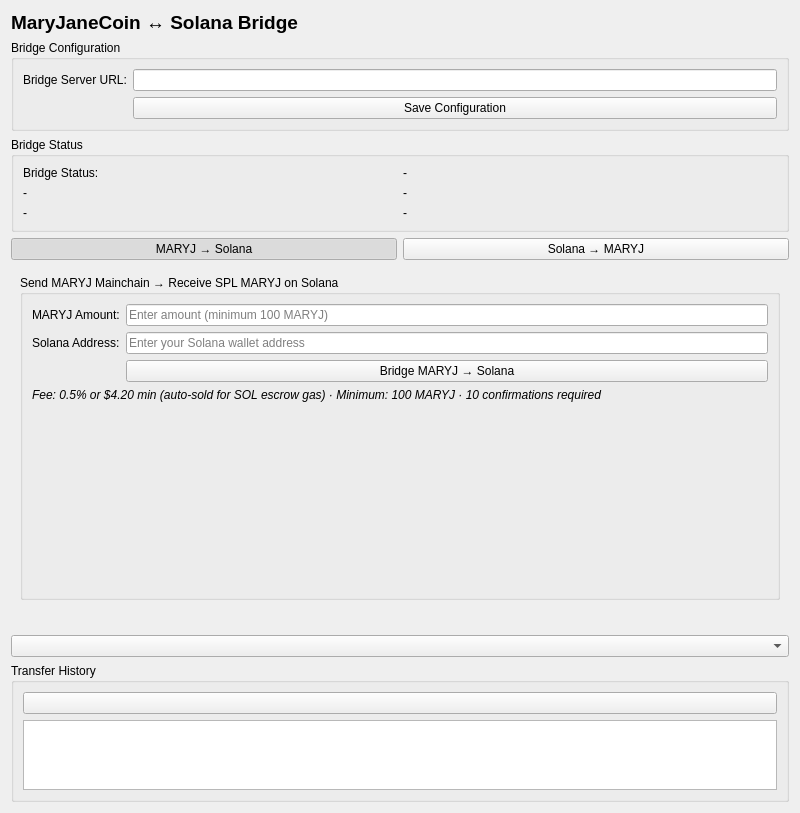
<?xml version="1.0" encoding="UTF-8"?>
<ui version="4.0">
 <class>BridgePage</class>
 <widget class="QWidget" name="BridgePage">
  <property name="geometry">
   <rect>
    <x>0</x>
    <y>0</y>
    <width>800</width>
    <height>600</height>
   </rect>
  </property>
  <property name="windowTitle">
   <string>Bridge</string>
  </property>
  <layout class="QVBoxLayout" name="verticalLayout">
   <item>
    <widget class="QLabel" name="pageTitle">
     <property name="text">
      <string>&lt;html&gt;&lt;head/&gt;&lt;body&gt;&lt;p&gt;&lt;span style=&quot; font-size:14pt; font-weight:600;&quot;&gt;MaryJaneCoin ↔ Solana Bridge&lt;/span&gt;&lt;/p&gt;&lt;/body&gt;&lt;/html&gt;</string>
     </property>
    </widget>
   </item>
   <!-- Hidden legacy elements -->
   <item>
    <widget class="QGroupBox" name="configGroupBox">
     <property name="title">
      <string>Bridge Configuration</string>
     </property>
     <property name="visible">
      <bool>false</bool>
     </property>
     <layout class="QFormLayout" name="configFormLayout">
      <item row="0" column="0">
       <widget class="QLabel" name="serverUrlLabel">
        <property name="text">
         <string>Bridge Server URL:</string>
        </property>
       </widget>
      </item>
      <item row="0" column="1">
       <widget class="QLineEdit" name="serverUrlEdit"/>
      </item>
      <item row="1" column="1">
       <widget class="QPushButton" name="saveConfigButton">
        <property name="text">
         <string>Save Configuration</string>
        </property>
       </widget>
      </item>
     </layout>
    </widget>
   </item>
   <item>
    <widget class="QGroupBox" name="statusGroupBox">
     <property name="title">
      <string>Bridge Status</string>
     </property>
     <property name="visible">
      <bool>false</bool>
     </property>
     <layout class="QGridLayout" name="statusGridLayout">
      <item row="0" column="0">
       <widget class="QLabel" name="statusLabel">
        <property name="text">
         <string>Bridge Status:</string>
        </property>
       </widget>
      </item>
      <item row="0" column="1">
       <widget class="QLabel" name="maryjanecoinBlockLabel">
        <property name="text">
         <string>-</string>
        </property>
       </widget>
      </item>
      <item row="1" column="0">
       <widget class="QLabel" name="solanaSlotLabel">
        <property name="text">
         <string>-</string>
        </property>
       </widget>
      </item>
      <item row="1" column="1">
       <widget class="QLabel" name="maryjanecoinBalanceLabel">
        <property name="text">
         <string>-</string>
        </property>
       </widget>
      </item>
      <item row="2" column="0">
       <widget class="QLabel" name="solanaBalanceLabel">
        <property name="text">
         <string>-</string>
        </property>
       </widget>
      </item>
      <item row="2" column="1">
       <widget class="QLabel" name="wpotSupplyLabel">
        <property name="text">
         <string>-</string>
        </property>
       </widget>
      </item>
     </layout>
    </widget>
   </item>
   <!-- Direction Toggle Buttons -->
   <item>
    <layout class="QHBoxLayout" name="directionButtonsLayout">
     <item>
      <widget class="QPushButton" name="potToSolButton">
       <property name="text">
        <string>MARYJ → Solana</string>
       </property>
       <property name="checkable">
        <bool>true</bool>
       </property>
       <property name="checked">
        <bool>true</bool>
       </property>
       <property name="autoExclusive">
        <bool>true</bool>
       </property>
       <property name="minimumHeight">
        <number>40</number>
       </property>
      </widget>
     </item>
     <item>
      <widget class="QPushButton" name="solToPotButton">
       <property name="text">
        <string>Solana → MARYJ</string>
       </property>
       <property name="checkable">
        <bool>true</bool>
       </property>
       <property name="autoExclusive">
        <bool>true</bool>
       </property>
       <property name="minimumHeight">
        <number>40</number>
       </property>
      </widget>
     </item>
    </layout>
   </item>
   <!-- Stacked Widget for Direction Content -->
   <item>
    <widget class="QStackedWidget" name="directionStack">
     <!-- Page 0: POT to Solana -->
     <widget class="QWidget" name="potToSolPage">
      <layout class="QVBoxLayout" name="potToSolLayout">
       <item>
        <widget class="QGroupBox" name="transferGroupBox">
         <property name="title">
          <string>Send MARYJ Mainchain → Receive SPL MARYJ on Solana</string>
         </property>
         <layout class="QFormLayout" name="formLayout">
          <item row="0" column="0">
           <widget class="QLabel" name="amountLabel">
            <property name="text">
             <string>MARYJ Amount:</string>
            </property>
           </widget>
          </item>
          <item row="0" column="1">
           <widget class="QLineEdit" name="amountEdit">
            <property name="placeholderText">
             <string>Enter amount (minimum 100 MARYJ)</string>
            </property>
           </widget>
          </item>
          <item row="1" column="0">
           <widget class="QLabel" name="destinationLabel">
            <property name="text">
             <string>Solana Address:</string>
            </property>
           </widget>
          </item>
          <item row="1" column="1">
           <widget class="QLineEdit" name="destinationAddressEdit">
            <property name="placeholderText">
             <string>Enter your Solana wallet address</string>
            </property>
           </widget>
          </item>
          <item row="2" column="1">
           <widget class="QPushButton" name="initiateButton">
            <property name="text">
             <string>Bridge MARYJ → Solana</string>
            </property>
           </widget>
          </item>
          <item row="3" column="0" colspan="2">
           <widget class="QLabel" name="infoLabel">
            <property name="text">
             <string>&lt;html&gt;&lt;body&gt;&lt;p&gt;&lt;span style='font-size:9pt; font-style:italic;'&gt;Fee: 0.5% or $4.20 min (auto-sold for SOL escrow gas) · Minimum: 100 MARYJ · 10 confirmations required&lt;/span&gt;&lt;/p&gt;&lt;/body&gt;&lt;/html&gt;</string>
            </property>
            <property name="wordWrap">
             <bool>true</bool>
            </property>
           </widget>
          </item>
         </layout>
        </widget>
       </item>
      </layout>
     </widget>
     <!-- Page 1: Solana to POT -->
     <widget class="QWidget" name="solToPotPage">
      <layout class="QVBoxLayout" name="solToPotLayout">
       <item>
        <widget class="QGroupBox" name="receiveGroupBox">
         <property name="title">
          <string>Send SPL MARYJ on Solana → Receive MARYJ on Mainchain</string>
         </property>
         <layout class="QVBoxLayout" name="receiveLayout">
          <item>
           <widget class="QLabel" name="warningLabel">
            <property name="text">
             <string>&lt;html&gt;&lt;body&gt;&lt;p&gt;&lt;span style='font-weight:600; color:#4ade80;'&gt;✅ EASIEST: Use &lt;a href='https://bridge.maryjanecoin.net' style='color:#9945ff;'&gt;bridge.maryjanecoin.net&lt;/a&gt; — connect Phantom or Solflare and it handles everything automatically.&lt;/span&gt;&lt;/p&gt;&lt;p&gt;&lt;span style='font-size:9pt; color:#999;'&gt;Manual option below if you prefer Trust Wallet (only wallet that supports the memo field natively).&lt;/span&gt;&lt;/p&gt;&lt;/body&gt;&lt;/html&gt;</string>
            </property>
            <property name="wordWrap">
             <bool>true</bool>
            </property>
            <property name="openExternalLinks">
             <bool>true</bool>
            </property>
           </widget>
          </item>
          <item>
           <widget class="QLabel" name="step1Label">
            <property name="text">
             <string>&lt;html&gt;&lt;body&gt;&lt;p&gt;&lt;span style='font-weight:600;'&gt;Manual steps:&lt;/span&gt;&lt;/p&gt;&lt;p&gt;&lt;span style='font-weight:600;'&gt;1.&lt;/span&gt; Open Trust Wallet and import SPL MARYJ token:&lt;/p&gt;&lt;/body&gt;&lt;/html&gt;</string>
            </property>
           </widget>
          </item>
          <item>
           <widget class="QLabel" name="tokenInfoLabel">
            <property name="text">
             <string>&lt;html&gt;&lt;body&gt;&lt;p style='margin-left:20px; font-size:9pt;'&gt;Token Mint: &lt;b&gt;TBD&lt;/b&gt;&lt;br/&gt;Name: MaryJaneCoin (SPL MARYJ) · Decimals: 8&lt;/p&gt;&lt;/body&gt;&lt;/html&gt;</string>
            </property>
            <property name="wordWrap">
             <bool>true</bool>
            </property>
            <property name="textInteractionFlags">
             <set>Qt::TextSelectableByMouse</set>
            </property>
           </widget>
          </item>
          <item>
           <widget class="QLabel" name="step2Label">
            <property name="text">
             <string>&lt;html&gt;&lt;body&gt;&lt;p&gt;&lt;span style='font-weight:600;'&gt;2.&lt;/span&gt; Send SPL MARYJ to this escrow address:&lt;/p&gt;&lt;/body&gt;&lt;/html&gt;</string>
            </property>
           </widget>
          </item>
          <item>
           <layout class="QHBoxLayout" name="escrowLayout">
            <item>
             <widget class="QLineEdit" name="escrowAddressEdit">
              <property name="text">
               <string>SPoto81vBGGkUxUHjxyGQEtGoUsKBQZjpKaA2uj8Gvf</string>
              </property>
              <property name="readOnly">
               <bool>true</bool>
              </property>
             </widget>
            </item>
            <item>
             <widget class="QPushButton" name="copyEscrowButton">
              <property name="text">
               <string>Copy</string>
              </property>
              <property name="maximumWidth">
               <number>60</number>
              </property>
             </widget>
            </item>
           </layout>
          </item>
          <item>
           <widget class="QLabel" name="step3Label">
            <property name="text">
             <string>&lt;html&gt;&lt;body&gt;&lt;p&gt;&lt;span style='font-weight:600;'&gt;3.&lt;/span&gt; In the MEMO field, enter your MaryJaneCoin mainchain address with prefix:&lt;/p&gt;&lt;/body&gt;&lt;/html&gt;</string>
            </property>
           </widget>
          </item>
          <item>
           <layout class="QHBoxLayout" name="memoLayout">
            <item>
             <widget class="QLineEdit" name="memoEdit">
              <property name="readOnly">
               <bool>true</bool>
              </property>
              <property name="placeholderText">
               <string>Select address below</string>
              </property>
             </widget>
            </item>
            <item>
             <widget class="QPushButton" name="copyMemoButton">
              <property name="text">
               <string>Copy</string>
              </property>
              <property name="maximumWidth">
               <number>60</number>
              </property>
             </widget>
            </item>
           </layout>
          </item>
          <item>
           <layout class="QHBoxLayout" name="addressSelectLayout">
            <item>
             <widget class="QLabel" name="yourAddressLabel">
              <property name="text">
               <string>Your MaryJaneCoin Address:</string>
              </property>
             </widget>
            </item>
            <item>
             <widget class="QComboBox" name="potAddressCombo">
              <property name="minimumWidth">
               <number>350</number>
              </property>
             </widget>
            </item>
           </layout>
          </item>
          <item>
           <widget class="QLabel" name="exampleLabel">
            <property name="text">
             <string>&lt;html&gt;&lt;body&gt;&lt;p&gt;&lt;span style='font-size:9pt; color:#666666;'&gt;Example memo: MARYJ:MXy7mH3jR9vKdNdk31BG1LYNzKn69abcde&lt;/span&gt;&lt;/p&gt;&lt;/body&gt;&lt;/html&gt;</string>
            </property>
           </widget>
          </item>
          <item>
           <widget class="QLabel" name="feeInfoLabel">
            <property name="text">
             <string>&lt;html&gt;&lt;body&gt;&lt;p&gt;&lt;span style='font-size:9pt; font-style:italic;'&gt;Fee: 0.5% or $4.20 min (auto-sold for SOL escrow gas) · ~30 Solana confirmations · MARYJ sent within minutes&lt;/span&gt;&lt;/p&gt;&lt;/body&gt;&lt;/html&gt;</string>
            </property>
           </widget>
          </item>
         </layout>
        </widget>
       </item>
      </layout>
     </widget>
    </widget>
   </item>
   <!-- Hidden legacy combo box -->
   <item>
    <widget class="QLabel" name="directionLabelText">
     <property name="visible">
      <bool>false</bool>
     </property>
    </widget>
   </item>
   <item>
    <widget class="QComboBox" name="directionComboBox">
     <property name="visible">
      <bool>false</bool>
     </property>
    </widget>
   </item>
   <!-- Transfer History (hidden) -->
   <item>
    <widget class="QGroupBox" name="historyGroupBox">
     <property name="visible">
      <bool>false</bool>
     </property>
     <property name="title">
      <string>Transfer History</string>
     </property>
     <layout class="QVBoxLayout" name="historyVerticalLayout">
      <item>
       <widget class="QPushButton" name="refreshButton">
        <property name="visible">
         <bool>false</bool>
        </property>
       </widget>
      </item>
      <item>
       <widget class="QTableWidget" name="transfersTable">
        <property name="visible">
         <bool>false</bool>
        </property>
       </widget>
      </item>
     </layout>
    </widget>
   </item>
  </layout>
 </widget>
 <resources/>
 <connections/>
</ui>
